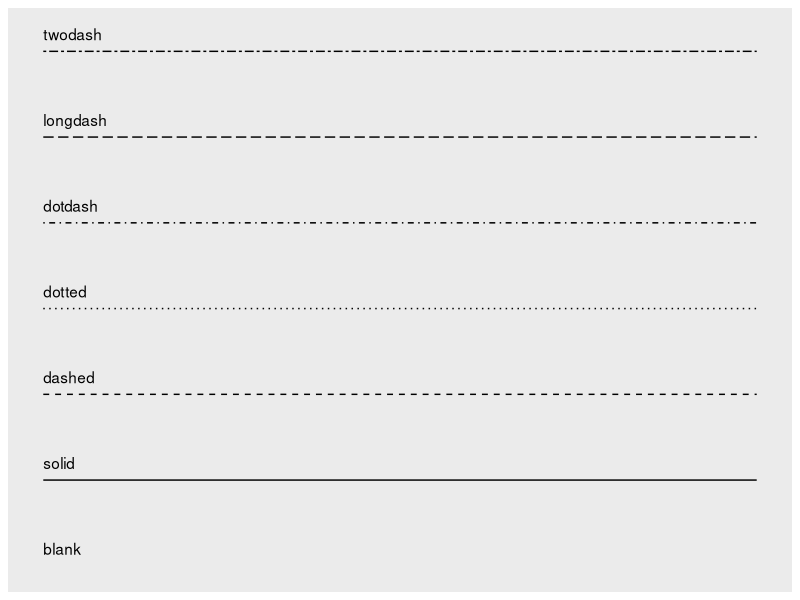
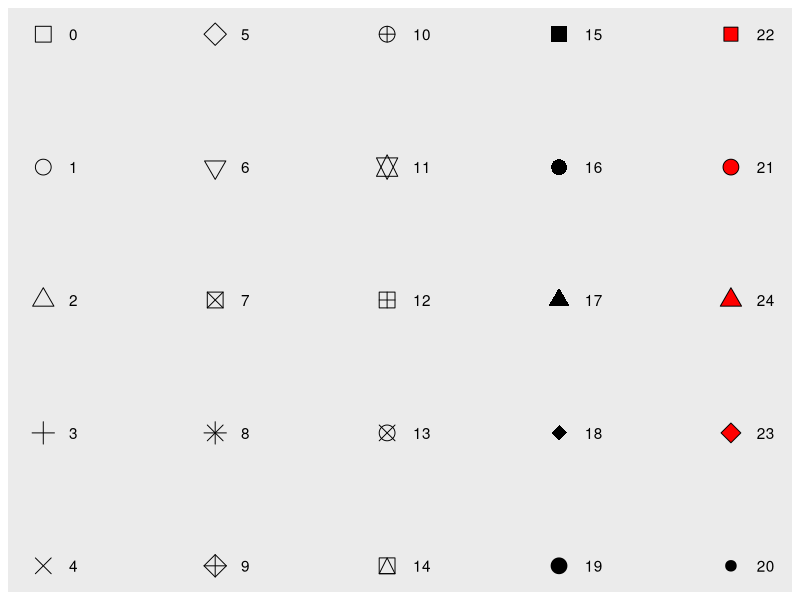
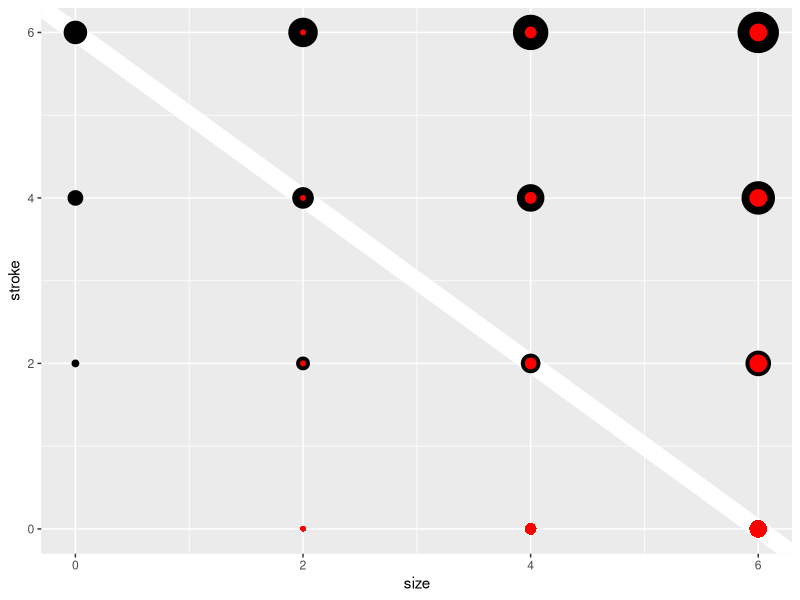
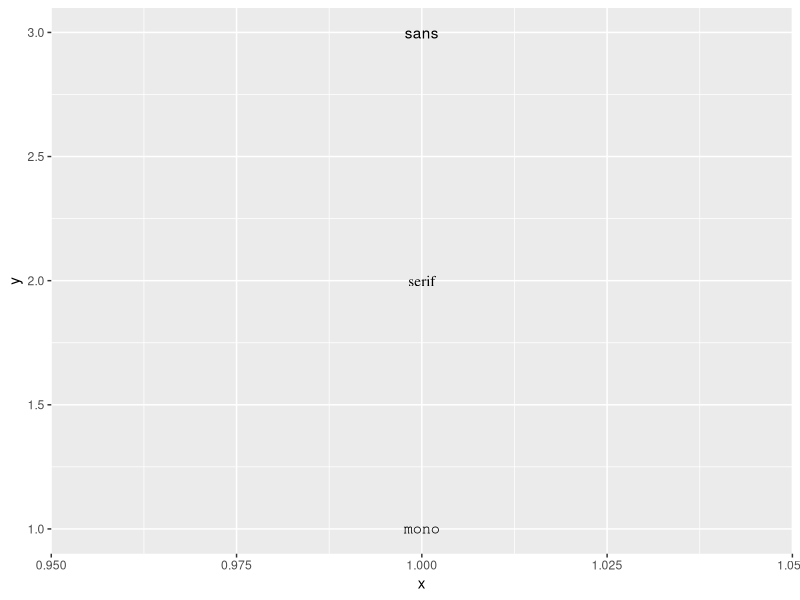
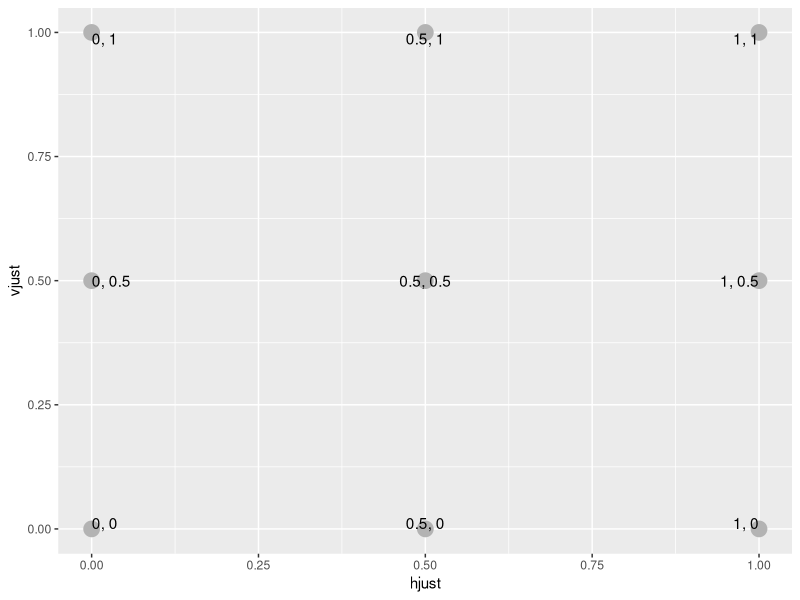

Recreate these plots in R, in order.
## ---- include = FALSE----------------------------------------------------
library(ggplot2)
knitr::opts_chunk$set(fig.dpi = 96)

## ------------------------------------------------------------------------
lty <- c("blank", "solid", "dashed", "dotted", "dotdash",
     "longdash", "twodash")
linetypes <- data.frame(
  y = seq_along(lty),
  lty = lty
)
ggplot(linetypes, aes(0, y)) +
    geom_segment(aes(xend = 5, yend = y, linetype = lty)) +
    scale_linetype_identity() +
    geom_text(aes(label = lty), hjust = 0, nudge_y = 0.2) +
    scale_x_continuous(NULL, breaks = NULL) +
    scale_y_continuous(NULL, breaks = NULL)

## ------------------------------------------------------------------------
shapes <- data.frame(
  shape = c(0:19, 22, 21, 24, 23, 20),
  x = 0:24 %/% 5,
  y = -(0:24 %% 5)
)
ggplot(shapes, aes(x, y)) +
    geom_point(aes(shape = shape), size = 5, fill = "red") +
    geom_text(aes(label = shape), hjust = 0, nudge_x = 0.15) +
    scale_shape_identity() +
    expand_limits(x = 4.1) +
    scale_x_continuous(NULL, breaks = NULL) +
    scale_y_continuous(NULL, breaks = NULL)

## ------------------------------------------------------------------------
sizes <- expand.grid(size = (0:3) * 2, stroke = (0:3) * 2)
ggplot(sizes, aes(size, stroke, size = size, stroke = stroke)) +
    geom_abline(slope = -1, intercept = 6, colour = "white", size = 6) +
    geom_point(shape = 21, fill = "red") +
    scale_size_identity()

## ------------------------------------------------------------------------
df <- data.frame(x = 1, y = 3:1, family = c("sans", "serif", "mono"))
ggplot(df, aes(x, y)) +
    geom_text(aes(label = family, family = family))

## ------------------------------------------------------------------------
just <- expand.grid(hjust = c(0, 0.5, 1), vjust = c(0, 0.5, 1))
just$label <- paste0(just$hjust, ", ", just$vjust)

ggplot(just, aes(hjust, vjust)) +
    geom_point(colour = "grey70", size = 5) +
    geom_text(aes(label = label, hjust = hjust, vjust = vjust))
